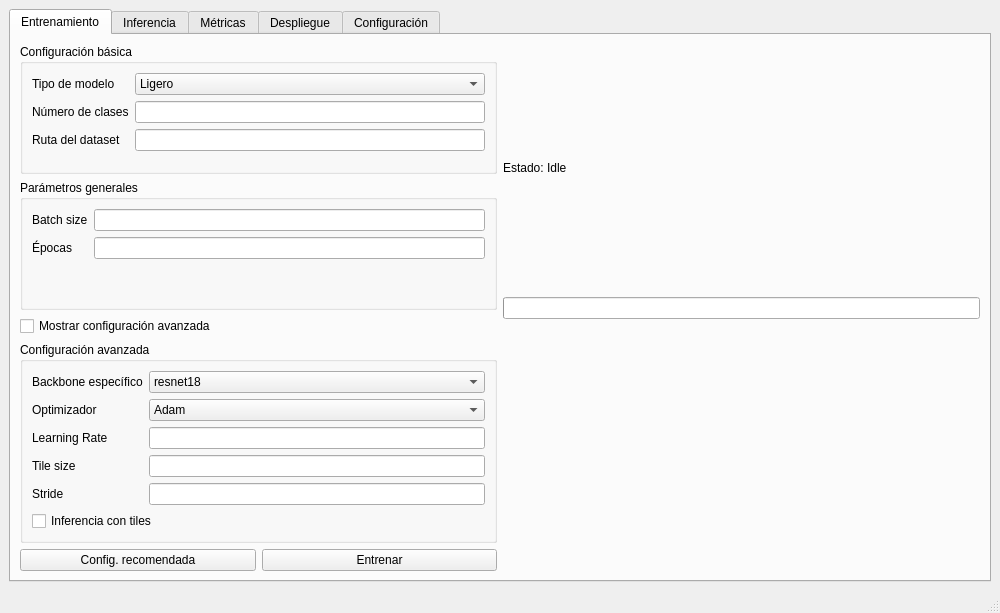
<?xml version="1.0" encoding="UTF-8"?>
<ui version="4.0">
 <class>MainWindow</class>
 <widget class="QMainWindow" name="MainWindow">
  <property name="geometry">
   <rect>
    <x>0</x>
    <y>0</y>
    <width>1000</width>
    <height>613</height>
   </rect>
  </property>
  <property name="windowTitle">
   <string>Plataforma MLOps - Cliente</string>
  </property>
  <widget class="QWidget" name="centralwidget">
   <layout class="QVBoxLayout" name="verticalLayout">
    <item>
     <widget class="QTabWidget" name="tabWidget">
      <property name="currentIndex">
       <number>0</number>
      </property>
      <widget class="QWidget" name="trainTab">
       <attribute name="title">
        <string>Entrenamiento</string>
       </attribute>
       <layout class="QHBoxLayout" name="trainLayout">
        <item>
         <layout class="QVBoxLayout" name="leftLayout">
          <item>
           <widget class="QGroupBox" name="groupBasic">
            <property name="title">
             <string>Configuración básica</string>
            </property>
            <layout class="QFormLayout" name="formBasic">
             <item row="0" column="0">
              <widget class="QLabel" name="model">
               <property name="text">
                <string>Tipo de modelo</string>
               </property>
              </widget>
             </item>
             <item row="0" column="1">
              <widget class="QComboBox" name="comboTipoModelo">
               <item>
                <property name="text">
                 <string>Ligero</string>
                </property>
               </item>
               <item>
                <property name="text">
                 <string>Equilibrado</string>
                </property>
               </item>
               <item>
                <property name="text">
                 <string>Robusto</string>
                </property>
               </item>
              </widget>
             </item>
             <item row="1" column="0">
              <widget class="QLabel" name="classes">
               <property name="text">
                <string>Número de clases</string>
               </property>
              </widget>
             </item>
             <item row="1" column="1">
              <widget class="QLineEdit" name="lineNumClases"/>
             </item>
             <item row="2" column="0">
              <widget class="QLabel" name="dataset">
               <property name="text">
                <string>Ruta del dataset</string>
               </property>
              </widget>
             </item>
             <item row="2" column="1">
              <widget class="QLineEdit" name="lineDataset"/>
             </item>
            </layout>
           </widget>
          </item>
          <item>
           <widget class="QGroupBox" name="groupParams">
            <property name="title">
             <string>Parámetros generales</string>
            </property>
            <layout class="QFormLayout" name="formParams">
             <item row="0" column="0">
              <widget class="QLabel" name="Batch_size">
               <property name="text">
                <string>Batch size</string>
               </property>
              </widget>
             </item>
             <item row="0" column="1">
              <widget class="QLineEdit" name="lineBatch"/>
             </item>
             <item row="1" column="0">
              <widget class="QLabel" name="Epochs">
               <property name="text">
                <string>Épocas</string>
               </property>
              </widget>
             </item>
             <item row="1" column="1">
              <widget class="QLineEdit" name="lineEpochs"/>
             </item>
            </layout>
           </widget>
          </item>
          <item>
           <widget class="QCheckBox" name="toggleAdvanced">
            <property name="text">
             <string>Mostrar configuración avanzada</string>
            </property>
           </widget>
          </item>
          <item>
           <widget class="QGroupBox" name="groupAdvanced">
            <property name="title">
             <string>Configuración avanzada</string>
            </property>
            <layout class="QFormLayout" name="formAdvanced">
             <item row="0" column="0">
              <widget class="QLabel" name="backbone">
               <property name="text">
                <string>Backbone específico</string>
               </property>
              </widget>
             </item>
             <item row="0" column="1">
              <widget class="QComboBox" name="comboBackbone">
               <item>
                <property name="text">
                 <string>resnet18</string>
                </property>
               </item>
               <item>
                <property name="text">
                 <string>resnet34</string>
                </property>
               </item>
               <item>
                <property name="text">
                 <string>efficientnet-b0</string>
                </property>
               </item>
              </widget>
             </item>
             <item row="1" column="0">
              <widget class="QLabel" name="Optimizador">
               <property name="text">
                <string>Optimizador</string>
               </property>
              </widget>
             </item>
             <item row="1" column="1">
              <widget class="QComboBox" name="comboOptimizer">
               <item>
                <property name="text">
                 <string>Adam</string>
                </property>
               </item>
               <item>
                <property name="text">
                 <string>SGD</string>
                </property>
               </item>
              </widget>
             </item>
             <item row="2" column="0">
              <widget class="QLabel" name="learning">
               <property name="text">
                <string>Learning Rate</string>
               </property>
              </widget>
             </item>
             <item row="2" column="1">
              <widget class="QLineEdit" name="lineLR"/>
             </item>
             <item row="3" column="0">
              <widget class="QLabel" name="tile_size">
               <property name="text">
                <string>Tile size</string>
               </property>
              </widget>
             </item>
             <item row="3" column="1">
              <widget class="QLineEdit" name="lineTile"/>
             </item>
             <item row="4" column="0">
              <widget class="QLabel" name="Stride">
               <property name="text">
                <string>Stride</string>
               </property>
              </widget>
             </item>
             <item row="4" column="1">
              <widget class="QLineEdit" name="lineStride"/>
             </item>
             <item row="5" column="0" colspan="2">
              <widget class="QCheckBox" name="checkTileInfer">
               <property name="text">
                <string>Inferencia con tiles</string>
               </property>
              </widget>
             </item>
            </layout>
           </widget>
          </item>
          <item>
           <layout class="QHBoxLayout">
            <item>
             <widget class="QPushButton" name="btnRecomendado">
              <property name="text">
               <string>Config. recomendada</string>
              </property>
             </widget>
            </item>
            <item>
             <widget class="QPushButton" name="btnEntrenar">
              <property name="text">
               <string>Entrenar</string>
              </property>
             </widget>
            </item>
           </layout>
          </item>
         </layout>
        </item>
        <item>
         <layout class="QVBoxLayout" name="monitorLayout">
          <item>
           <widget class="QLabel" name="labelEstado">
            <property name="text">
             <string>Estado: Idle</string>
            </property>
           </widget>
          </item>
          <item>
           <widget class="QProgressBar" name="progressTraining"/>
          </item>
            <item>
            <widget class="QWidget" name="Graph">
            <layout class="QVBoxLayout" name="graphLayout"/>
            </widget>
            </item>
         </layout>
        </item>
       </layout>
      </widget>
      <widget class="QWidget" name="inferTab">
       <attribute name="title">
        <string>Inferencia</string>
       </attribute>
      </widget>
      <widget class="QWidget" name="metricsTab">
       <attribute name="title">
        <string>Métricas</string>
       </attribute>
      </widget>
      <widget class="QWidget" name="deployTab">
       <attribute name="title">
        <string>Despliegue</string>
       </attribute>
      </widget>
      <widget class="QWidget" name="configTab">
       <attribute name="title">
        <string>Configuración</string>
       </attribute>
      </widget>
     </widget>
    </item>
   </layout>
  </widget>
  <widget class="QMenuBar" name="menubar">
   <property name="geometry">
    <rect>
     <x>0</x>
     <y>0</y>
     <width>1000</width>
     <height>21</height>
    </rect>
   </property>
  </widget>
  <widget class="QStatusBar" name="statusbar"/>
 </widget>
 <resources/>
 <connections/>
</ui>
